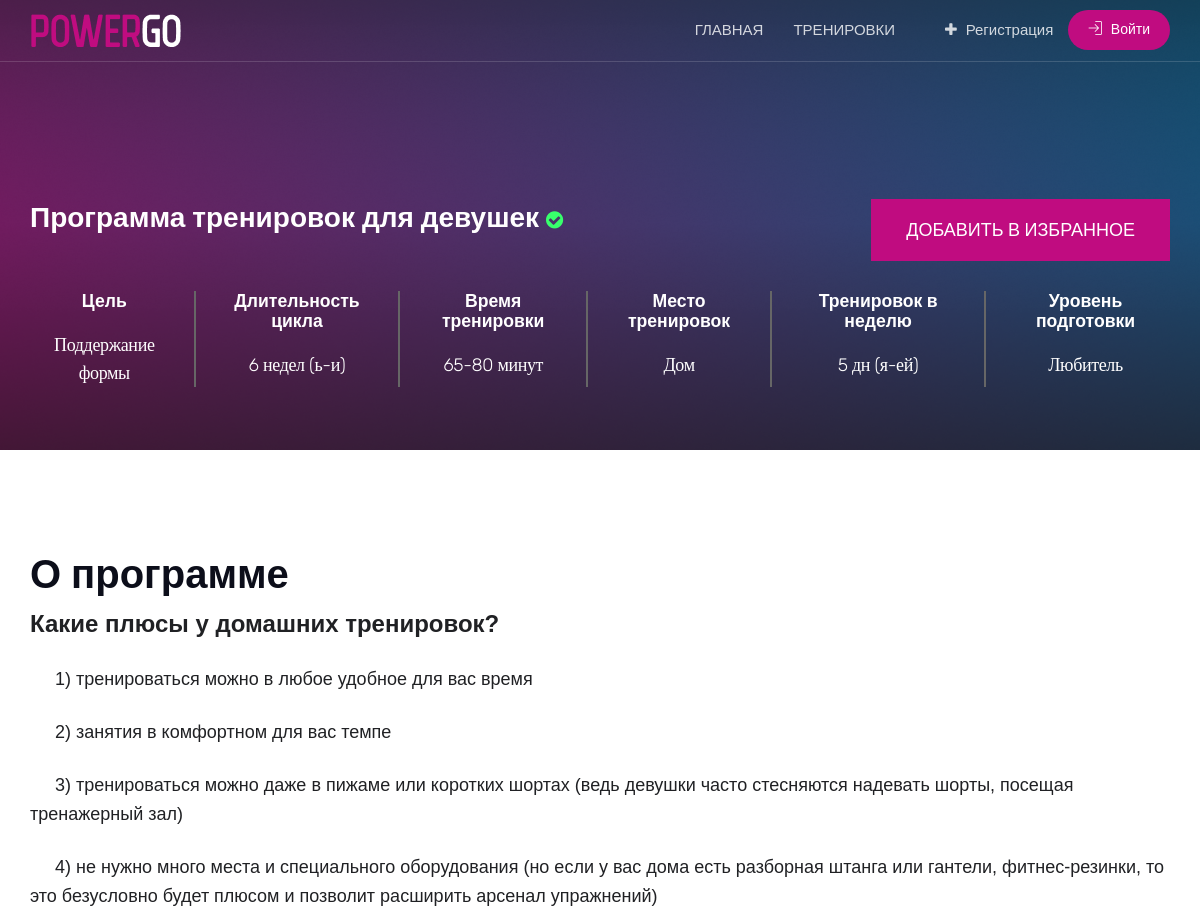
Before: /training/page/3/ (upper part) with the older database file.
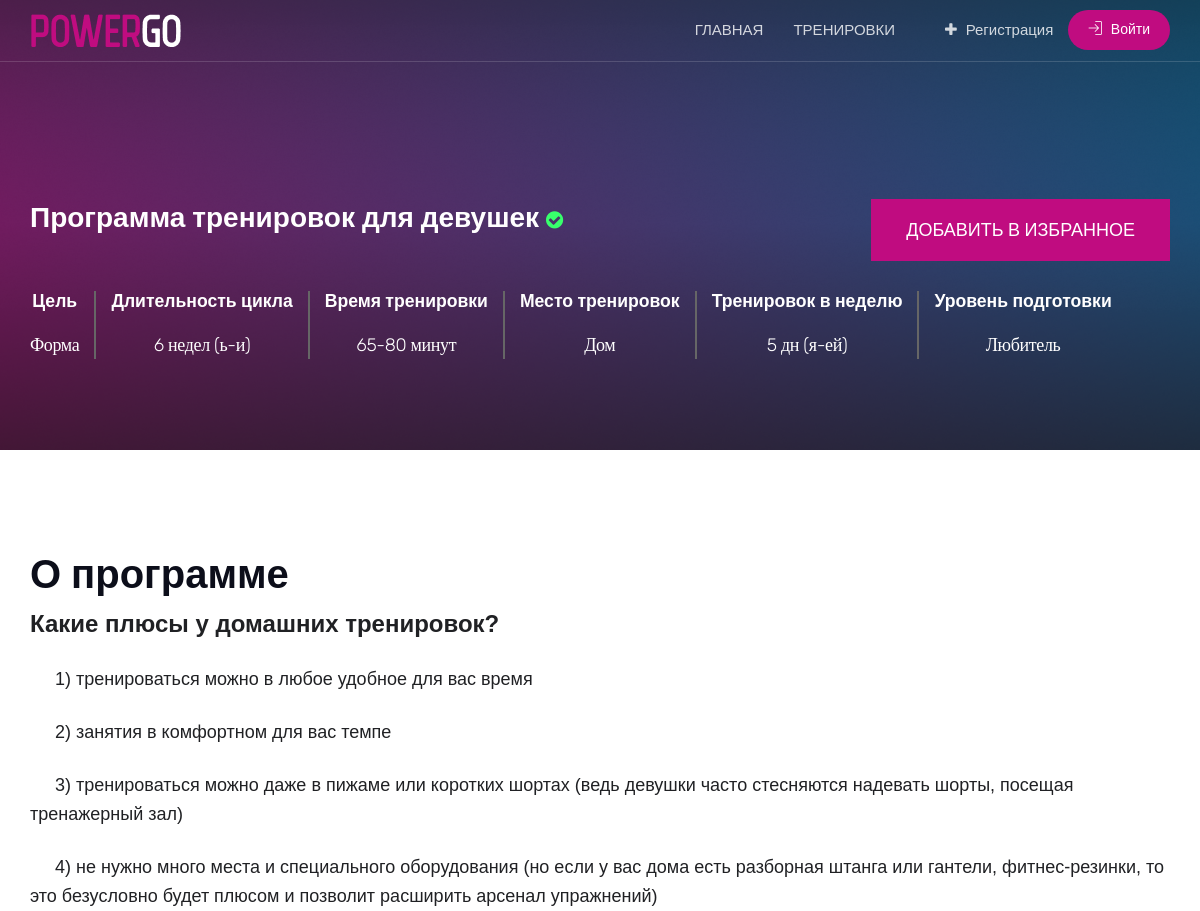
After: the same page with the newer database file.
### mainapp/models.py (models this page shows, shortened)
class Training(models.Model):
    name = models.CharField(verbose_name='тренировка', max_length=128, unique=True)
    purpose = models.CharField(verbose_name='цель', max_length=64)
    cycle_duration = models.IntegerField(verbose_name='длительность цикла')
    training_time_ot = models.IntegerField(verbose_name='время тренировки от')
    training_time_do = models.IntegerField(verbose_name='время тренировки до')
    training_place = models.ForeignKey(TrainingPlace,
                                  on_delete=models.CASCADE)
    training_sessions_per_week = models.IntegerField(verbose_name='тренировок в неделю')
    level_training = models.ForeignKey(LevelTraining,
                                  on_delete=models.CASCADE)
    text = SummernoteTextField(verbose_name='о программе')
    img = models.ImageField(verbose_name='превью', upload_to='img/training_list/')
    class Meta:
        verbose_name = 'тренировка'
        verbose_name_plural = 'тренировки'

class TrainingPlace(models.Model):
    training_place = models.CharField(verbose_name='место тренировок', max_length=128, unique=True)
    def __str__(self):
        return f'{self.training_place}'
    class Meta:
        verbose_name = 'место тренировок'
        verbose_name_plural = 'место тренировок'

class LevelTraining(models.Model):
    level_training = models.CharField(verbose_name='уровень подготовки', max_length=128, unique=True)
    def __str__(self):
        return f'{self.level_training}'
    class Meta:
        verbose_name = 'уровень подготовки'
        verbose_name_plural = 'уровень подготовки'

### mainapp/views.py (the view)
# urls.py: path('training/page/<int:pk>/', mainapp.training_page, name='training_page'),
def training_page(request, pk):
    trainingpage = Training.objects.get(pk=pk)
    weeks = Weeks.objects.filter(training_id=pk)
    day = Day.objects.filter(training_id=pk)
    exercises = Exercises.objects.filter(day_id=pk)
    cat = Category
    context = {
        'trainingpage': trainingpage,
        'weeks': weeks,
        'day': day,
        'exercises': exercises,
        'cat': cat,
        'title': 'POWERGO',
    }
    return render(request, 'mainapp/training_page.html', context)

### mainapp/templates/mainapp/training_page.html (shortened to what this page needs)
{% extends 'mainapp/base.html' %}
{% load static %}
{% block content %}
    <div class="page-content bg-white">
        <div class="dlab-bnr-inr dlab-bnr-inr-sm "
             style="background-image:url(/static/images/main-slider/intro-2.png); ">
            <div class="container">
                <div class="dlab-bnr-inr-entry">
                    <div class="wonder-bx text-white">
                        <div class="wonder-title">
                            <h2>{{ trainingpage.name }} <i
                                    class="fa font-20 align-self-center fa-check-circle"></i></h2>
                        </div>
                        <div class="wonder-btn">
                            <a href="{% url 'basketapp:add' trainingpage.id %}"
                               class="site-button button-lg radius-no text-uppercase js-sctipts-korsina">Добавить
                                в избранное</a>
                        </div>
                    </div>
                    <div class="m-b50">
                        <div class="info-card info-card-2 ">
                            <div class="item">
                                <div class="info-head info-head-2 info-head-2-3">
                                    Цель
                                </div>
                                <div class="info-text info-text-2">
                                    {{ trainingpage.purpose }}
                                </div>
                            </div>
                            <div class="item">
                                <div class="info-head info-head-2">
                                    Длительность цикла
                                </div>
                                <div class="info-text info-text-2">
                                    {{ trainingpage.cycle_duration }} недел (ь-и)
                                </div>
                            </div>
                            <div class="item">
                                <div class="info-head info-head-2">
                                    Время тренировки
                                </div>
                                <div class="info-text info-text-2">
                                    {{ trainingpage.training_time_ot }}-{{ trainingpage.training_time_do }} минут
                                </div>
                            </div>
                            <div class="item">
                                <div class="info-head info-head-2">
                                    Место тренировок
                                </div>
                                <div class="info-text info-text-2">
                                    {{ trainingpage.training_place }}
                                </div>
                            </div>
                            <div class="item">
                                <div class="info-head info-head-2">
                                    Тренировок в неделю
                                </div>
                                <div class="info-text info-text-2">
                                    {{ trainingpage.training_sessions_per_week }} дн (я-ей)
                                </div>
                            </div>
                            <div class="item">
                                <div class="info-head info-head-2">
                                    Уровень подготовки
                                </div>
                                <div class="info-text info-text-2">
                                    {{ trainingpage.level_training }}
                                </div>
                            </div>
                        </div>
                    </div>
                </div>
            </div>
        </div>
        <div class="content-block" id="page_content">
            <div class="section-full content-inner">
                <div class="container">
                    <div class="row">
                        <div class="col-md-12 p-b30">
                            <div class="section-head text-black mb-3">
                                <h2 class="box-title">О программе</h2>
                                {{ trainingpage.text|safe }}
                            </div>
                        </div>
                    </div>
                </div>
            </div>
        </div>
    </div>
{% endblock %}

### mainapp/templates/mainapp/base.html (shortened to what this page needs)
{% load static %}
<!DOCTYPE html>
<html lang="ru">
<head>
    <link rel="stylesheet" type="text/css" href="{% static 'css/plugins.css' %}">
    <link rel="stylesheet" type="text/css" href="{% static 'css/style.css' %}">
    <link rel="stylesheet" type="text/css" href="{% static 'css/style-time.css' %}">
    <link rel="stylesheet" type="text/css" href="{% static 'css/templete.css' %}">
    <link class="skin" rel="stylesheet" type="text/css" href="{% static 'css/skin-2.css' %}">
</head>
<body>
<div class="page-wraper font-roboto">
    <header class="site-header header-transparent mo-left ">
        <div class="sticky-header main-bar-wraper navbar-expand-lg">
            <div class="main-bar clearfix onepage">
                <div class="container clearfix">
                    <div class="logo-header mostion">
                        <a href="{% url 'mainapp:index' %}" class="logo-1"><img src="{% static 'images/Frame_4.png' %}"
                                                                                alt=""></a>
                    </div>
                    <div class="extra-nav">
                        <div class="extra-cell">
                            {% if user.is_authenticated %}
                                <a href="{% url 'authapp:logout' %}" class="site-button radius-xl m-l10"><i
                                    class="ti-import m-r5 rotate90"></i> Выйти</a>
                            {% else %}
                                <a href="{% url 'authapp:register' %}" class="site-button-link white"><i
                                    class="fa fa-plus m-r5"></i> Регистрация</a>
                                <a href="{% url 'authapp:login' %}" class="site-button radius-xl m-l10"><i
                                    class="ti-import m-r5 rotate90"></i> Войти</a>
                            {% endif %}
                        </div>
                    </div>
                    <div class="header-nav navbar-collapse collapse justify-content-end" id="navbarNavDropdown">
                        <ul class="nav navbar-nav">
                            <li><a href="{% url 'mainapp:index' %}">Главная</a></li>
                            <li><a href="{% url 'mainapp:training_list' %}">Тренировки</a></li>
                        </ul>
                    </div>
                </div>
            </div>
        </div>
    </header>
    {% block content %}
    {% endblock %}
</div>
</body>
</html>

### static/css/style-time.css (style rules this page uses)
.info-card { display: flex; padding-top: 30px; }
.item { margin-right: 15px; padding-right: 15px; border-right:2px solid #666; }
.info-head { font-size: 1.1em; line-height: 20px; color: #666; }
.info-text { font-family: 'Rubik'; font-style: normal; font-weight: 700; font-size: 18px; line-height: 28px; letter-spacing: -.02em; color: #323232; }
.item:before { position: absolute; right: 0; display: inline-block; height: 41px; width: 1px; background: #e6e6e6; margin-top: 2px; }
.item:last-child { border: none!important; }
.info-card-2 { text-align: center; }
.info-head-2 { color: #fff; font-weight: 900; }
.info-text-2 { color: #fff; font-weight: 100; margin-top: 20px; }
.info-card-2 { position: absolute; }

Changed rows visible on the page:
changed Training "Программа тренировок для девушек": purpose "Поддержание формы" → "Форма"
